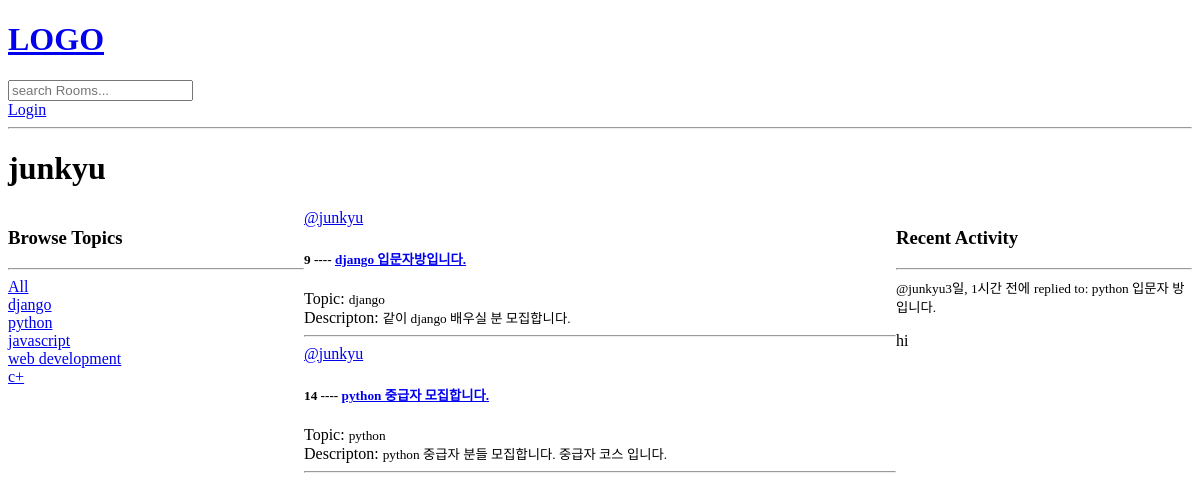
Page /profile/1/ on the earlier database version.
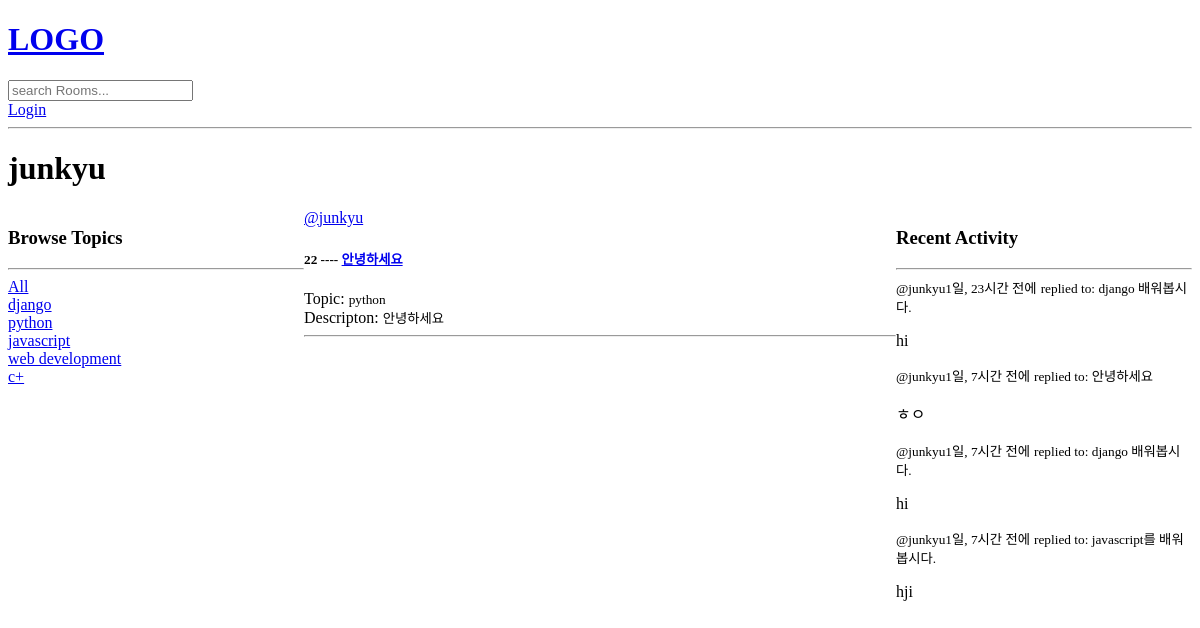
Same page on the later database version.
### discord/models.py (models this page shows, shortened)
class Topic(models.Model):
    name = models.CharField(max_length=200)

class Room(models.Model):
    host = models.ForeignKey(User, on_delete=models.SET_NULL, null=True)
    topic = models.ForeignKey(Topic, on_delete=models.SET_NULL, null=True)
    name = models.CharField(max_length=200)
    description = models.TextField(null=True, blank=True)
    participants = models.ManyToManyField(User, related_name='participants', blank=True)
    updated = models.DateTimeField(auto_now=True)
    created = models.DateTimeField(auto_now_add=True)
    class meta:
        ordering = ['-updated','-created']
    def __str__(self):
        return self.name

class Message(models.Model):
    user = models.ForeignKey(User, on_delete=models.CASCADE)
    room = models.ForeignKey(Room, on_delete=models.CASCADE)
    body = models.TextField()
    updated = models.DateTimeField(auto_now=True)
    created = models.DateTimeField(auto_now_add=True)
    class meta:
        ordering = ['-updated','-created']
    def __str__(self):
        return self.body[:50]

### discord/views.py (the view)
# urls.py: path('profile/<str:pk>/',views.userProfile, name="user-profile"),
def userProfile(request,pk):
    user = User.objects.get(id=pk)
    rooms = user.room_set.all()
    room_messages = user.message_set.all()
    topics = Topic.objects.all()
    context={'user':user,'rooms':rooms, 'room_messages':room_messages, 'topics':topics}
    return render(request, 'base/profile.html',context)

### discord/templates/base/profile.html (shortened to what this page needs)
{% extends 'main.html' %}
{% block content%}
<h1>{{user.username}}</h1>
<div class="profile-container">
          <div>
            {%  include 'base/topics_component.html' %}
          </div>
          <div>
            {% include 'base/feed_component.html' %}
          </div>
          <div>
            {%  include 'base/activity_component.html' %}
          </div>
</div>
{% endblock %}

### discord/templates/base/topics_component.html
<div>
  <h3>Browse Topics</h3>
  <hr>
  <div>
    <a href="{%url 'home' %}">All</a>
  </div>
  {% for topic in topics %}
    <div>
      <a href="{%url 'home' %}?q={{topic.name}}">{{topic.name}}</a>
    </div>
  {% endfor %}
</div>

### discord/templates/base/feed_component.html (shortened to what this page needs)
<div>
  {%for room in rooms %}
    <div>
      <a href = "{% url 'user-profile' room.host.id %}">@{{room.host}}<a/>
      <h5> {{room.id}} ---- <a href ="{% url 'room' room.id%}">{{room.name}}</a></h5>
      <a>Topic: </a><small>{{room.topic.name}}</small>
      <br><a>Descripton: </a><small>{{room.description}}</small></br>
      <hr>
    </div>
  {% endfor %}
</div>

### discord/templates/base/activity_component.html (shortened to what this page needs)
<h3>Recent Activity</h3>
<hr>
{% for message in room_messages %}
    <div>
      <small><a herf="{% url 'user-profile' message.user.id %}">@{{message.user}}</a>{{message.created|timesince}} 전에</small>
      <small>replied to: {{message.room}}</small>
      <p>{{message}}</p>
    </div>
{% endfor %}

Differences in the rows shown:
removed Room: host "junkyu", id "9", name "django 입문자방입니다.", topic.name "django", description "같이 django 배우실 분 모집합니다."
removed Room: host "junkyu", id "14", name "python 중급자 모집합니다.", topic.name "python", description "python 중급자 분들 모집합니다. 중급자 코스 입니다."
removed Message: user "junkyu", created "3일, 1시간", room "python 입문자 방입니다.", body "hi"
added Room: host "junkyu", id "22", name "안녕하세요", topic.name "python", description "안녕하세요"
added Message: user "junkyu", created "1일, 23시간", room "django 배워봅시다.", body "hi"
added Message: user "junkyu", created "1일, 7시간", room "안녕하세요", body "ㅎㅇ"
added Message: user "junkyu", created "1일, 7시간", room "django 배워봅시다.", body "hi"
added Message: user "junkyu", created "1일, 7시간", room "javascript를 배워봅시다.", body "hji"
